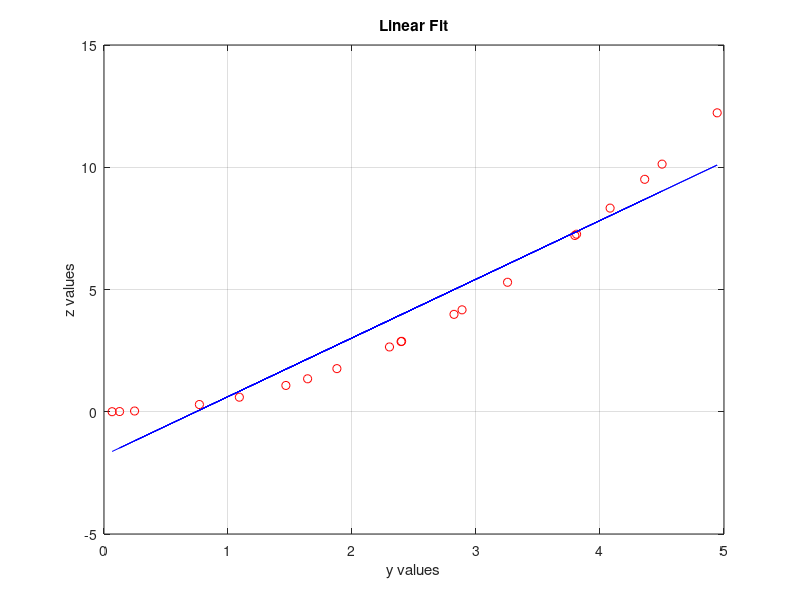

The MATLAB script that drew this image:
% Example 4.2	Unconstrained Optimization
%
% Optimzation with MATLAB, Section 4.5.1
% Dr. P.Venkataraman
% Linear curve fitting
% 20 data points are generated using the 
% uniformly distributed random number function --rand
% and the function z = 0.5 y^2
%
n = 20; % number of data points
rn = rand(n); % creates a 20 * 20 matrix of random numbers
yi = 5*rn(1,:); % create the value yi between 0 and 5
%                 using the first row of random matrix

zi = 0.5*yi.^2;

% ----- the data points have been generated

% generates the Left hand side matrix
A =[sum(yi.*yi) sum(yi); sum(yi) n];
b = [sum(zi.*yi) ; sum(zi)]; % the right hand side vector

% obtain the design variables
X = inv(A)*b;

zp = X(1)*yi + X(2);% the fitted value
delz = zi - zp; % error in fit

f = sum(delz.*delz) % objective function

plot(yi,zi,'ro',yi,zp,'b-')% compare the data sets

xlabel('y values')
ylabel('z values')
title('Linear Fit')
grid

% print results to the screen
clc % clears command window

fprintf('Results from Linear fit \n')
fprintf('objective function:'),disp(f)
fprintf('design variables x1, x2:\n'),disp(X)
fprintf('\n      yi        zi       zp         diff \n')
disp ([yi' zi' zp' delz'])

% SOC - eigenvalues of A

fprintf('eigenvalues of Matrix A:\n'),disp(eig(A))
